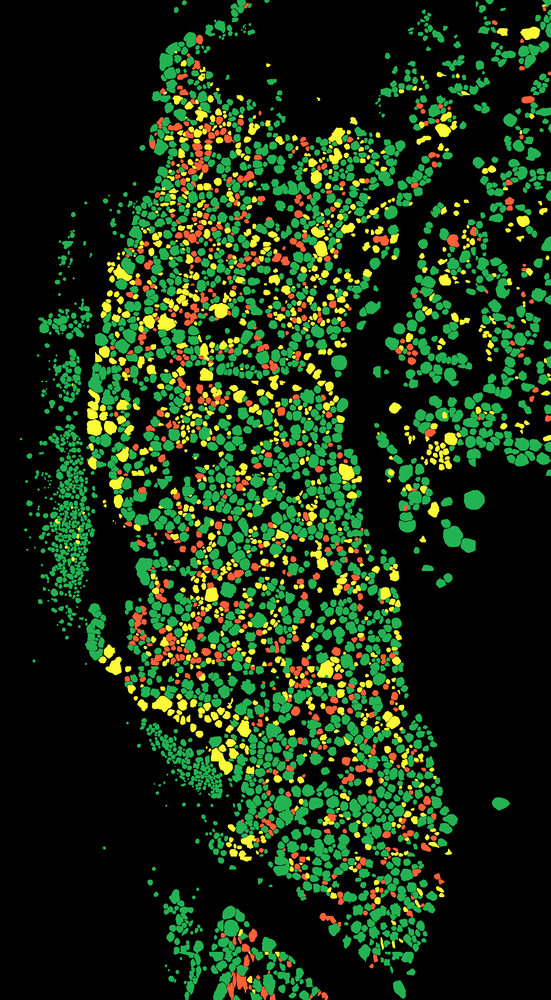
#> input picture data/TIF_original_image_with_mask&geodata.tif, 551 x 1000 px, shrunk from 5930 x 10759 before the run, given in place of RGB_Polazna_cut.tif, which was not available
$ jupyter execute EDA.ipynb   (text cells are left out)
#> lines starting #> are read from the running program, lines starting #| are printed output that depends on the picture; pictures that were not available may be replaced by others from this repository, and a replacement may not be noted
[cell 1]
import rasterio
from PIL import Image
import matplotlib.pyplot as plt
import numpy as np
import os
from sklearn.model_selection import train_test_split
import cv2

[cell 2]
def create_dirs(base_dir: str) -> None:
    """
    Создает директории под train, test, val выборки, в которых будут храниться патчи

    :param
        base_dir: Базовая директория для патчей
    :return:
        None: ничего
    """
    os.makedirs(base_dir, exist_ok=True)
    os.makedirs(os.path.join(base_dir, 'train/images'), exist_ok=True)
    os.makedirs(os.path.join(base_dir, 'train/labels'), exist_ok=True)
    os.makedirs(os.path.join(base_dir, 'test/images'), exist_ok=True)
    os.makedirs(os.path.join(base_dir, 'test/labels'), exist_ok=True)
    os.makedirs(os.path.join(base_dir, 'val/images'), exist_ok=True)
    os.makedirs(os.path.join(base_dir, 'val/labels'), exist_ok=True)

create_dirs('data/')

[cell 3]
# [19 lines left out: function get_info, not called in this run]

def get_image_array(path_to_image: str) -> np.ndarray:
    """
    Получаем изображение в виде матрицы формы (height, width, channels)

    :return:
        np.ndarray: Матрица
    """
#> called with path_to_image = 'data/RGB_Polazna_cut.tif'
    return np.array(Image.open(path_to_image))
#> returned value is the input picture: shape (1000, 551, 3); mean B, G, R 26.4, 48.6, 19.7

# [45 lines left out: functions visualization_image, count_pixels_by_color, not called in this run]

def slice_image(path_to_image: str, size: int) -> list:
    """
    Нарезает исходное изображение на патчи со стороной размера size

    :param
        size: размер стороны патча
    :return:
        None: ничего
    """
    image = get_image_array(path_to_image)

    patches = []

    height, width, channels = image.shape
#> height = 1000; width = 551; channels = 3
    h_steps = (height + size - 1) // size
#> h_steps = 4
    w_steps = (width + size - 1) // size
#> w_steps = 3

    for h in range(h_steps):
        for w in range(w_steps):

            start_h = h * size
            start_w = w * size
            end_h = min(start_h + size, height)
            end_w = min(start_w + size, width)


            patch = image[start_h:end_h, start_w:end_w, :]


            if patch.shape[0] < size or patch.shape[1] < size:
                padded_patch = np.zeros((size, size, channels), dtype=patch.dtype)
                padded_patch[:patch.shape[0], :patch.shape[1], :] = patch
                patch = padded_patch

            patches.append(patch)
#> after the loop, patches = 12 items

    return patches

def save_patches(patches: list, labels: list, split_type: str, base_dir: str, prefix: str) -> None:
    for i, (patch, label) in enumerate(zip(patches, labels)):
        img = Image.fromarray(patch)
        img.save(os.path.join(base_dir, f'{split_type}/images/{prefix}_{i}.png'))

        label_img = Image.fromarray(label)
        label_img.save(os.path.join(base_dir, f'{split_type}/labels/{prefix}_{i}.png'))

[cell 4]
path_to_orig = 'data/RGB_Polazna_cut.tif'
path_to_mask = 'data/TIF_original_image_with_mask&geodata.tif'

patches_orig = slice_image(path_to_orig, 256)
#> patches_orig = 12 items
patches_mask = slice_image(path_to_mask, 256)
#> patches_mask = 12 items

train_images, test_images, train_labels, test_labels = train_test_split(patches_orig, patches_mask, test_size=0.2, random_state=42)
#> train_images = 9 items; test_images = 3 items; train_labels = 9 items; test_labels = 3 items
val_images, test_images, val_labels, test_labels = train_test_split(test_images, test_labels, test_size=0.50, random_state=42)
#> val_images = 1 item; test_images = 2 items; val_labels = 1 item; test_labels = 2 items

save_patches(train_images, train_labels, 'train', 'data/', 'patch')
#> the loop in save_patches, `for i, (patch, label) in enumerate(zip(patches, labels)):` made 9 passes
#> pass 2, in save_patches, `img = Image.fromarray(patch)`:
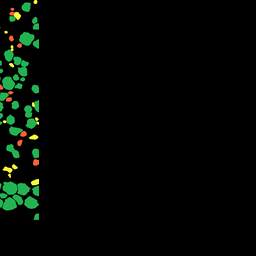
#> img: PIL image 256x256 RGB; mean R, G, B 3, 7.6, 3.3
#> pass 3, in save_patches, `img = Image.fromarray(patch)`:
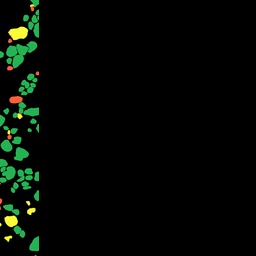
#> img: PIL image 256x256 RGB; mean R, G, B 3.6, 8.4, 3.5
#> after the loop in save_patches, `for i, (patch, label) in enumerate(zip(patches, labels)):`:
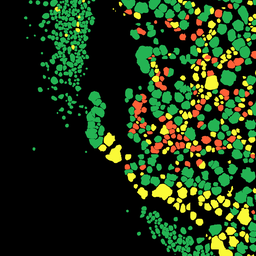
#> img: PIL image 256x256 RGB; mean R, G, B 32.3, 54.9, 21.8
save_patches(val_images, val_labels, 'val', 'data/', 'patch')
#> the loop in save_patches (call 2), `for i, (patch, label) in enumerate(zip(patches, labels)):` made 1 pass
#> pass 1, in save_patches (call 2), `img = Image.fromarray(patch)`:
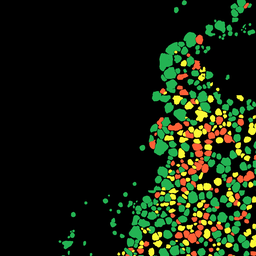
#> img: PIL image 256x256 RGB; mean R, G, B 22.8, 34.4, 13.9
save_patches(test_images, test_labels, 'test', 'data/', 'patch')
#> the loop in save_patches (call 3), `for i, (patch, label) in enumerate(zip(patches, labels)):` made 2 passes
#> pass 1, in save_patches (call 3), `img = Image.fromarray(patch)`:
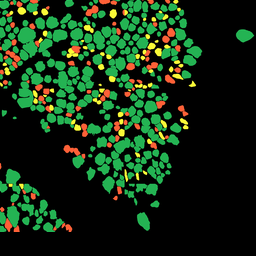
#> img: PIL image 256x256 RGB; mean R, G, B 21, 45.9, 20.3
#> pass 2, in save_patches (call 3), `img = Image.fromarray(patch)`:
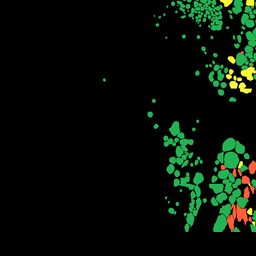
#> img: PIL image 256x256 RGB; mean R, G, B 7.1, 17.1, 7.5
